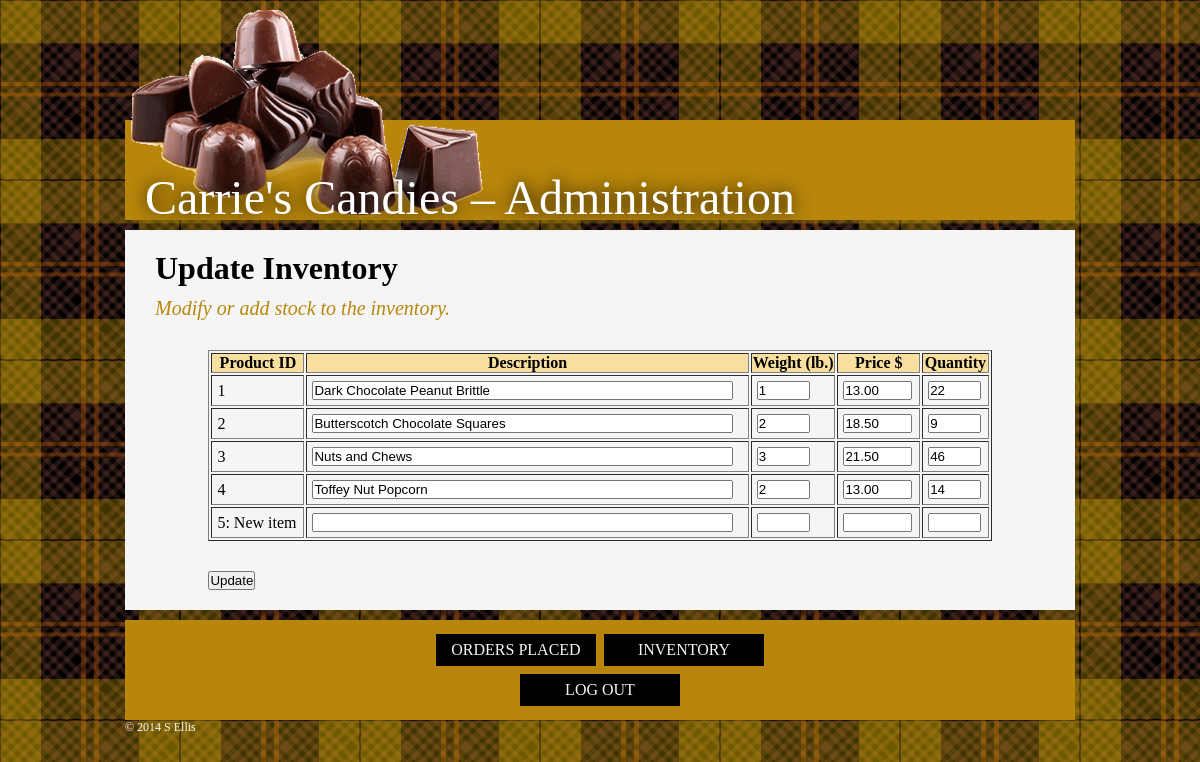
The page /inventory.php (signed in) on the database its author committed.
### tables this page shows
CREATE TABLE `t_stock` (
  `prodID` int(10) unsigned NOT NULL AUTO_INCREMENT,
  `descrip` varchar(150) NOT NULL,
  `price` decimal(6,2) unsigned NOT NULL,
  `avail` tinyint(4) NOT NULL,
  `pieceWgt` int(2) unsigned NOT NULL,
  PRIMARY KEY (`prodID`),
  UNIQUE KEY `prodID` (`prodID`),
  KEY `prodID_2` (`prodID`),
  KEY `avail` (`avail`)
);

### html/inventory.php (the view, shortened to what this page needs)
<?php
require('../mysqli_connect.php');
?>
    <h1>Update Inventory</h1>
        <p class="salut"><em>Modify or add stock to the inventory.</em></p>
 <?php
    $q = 'SELECT * FROM t_stock ORDER BY prodID';
    $r = mysqli_query ($dbc, $q);
    if(mysqli_affected_rows($dbc) == 0) {
        echo '<p class="error">Problems accessing database</p>';
    }elseif(mysqli_num_rows($r)>0) {
        echo '<form id="stock" action = "" method = "post">';
        echo '<table id="stocklist" border="border">
            <tr>
                <th> Product ID </th>
                <th> Description </th>
                <th> Weight (lb.) </th>
                <th> Price $ </th>
                <th> Quantity </th>
            </tr>';
        $i=0;
        while($row = mysqli_fetch_array($r, MYSQLI_NUM)){
            $id=$row[0];
            $descr=$row[1];
            $price=$row[2];
            $avl=$row[3];
            $weight=$row[4];
            ?>
           <tr>
                <td><?php echo $id?><input type="hidden" name="prod" id="prod<?php echo $i?>"
                    value="<?php echo $id?>" /></td>
                <td><label for="desc<?php echo $i?>"><input type="text" name="desc" id="desc<?php echo $i?>"
                    size="50" maxlength="150" value="<?php if (isset($descr)) echo $descr; ?>" /></td>
                <td><label for="wgt<?php echo $i?>"><input type="text" name="wgt" id="wgt<?php echo $i?>"
                    size="4" maxlength="2" value="<?php if (isset($weight)) echo $weight; ?>" /></td>
                <td><label for="price<?php echo $i?>"><input type="text" name="price" id="price<?php echo $i?>"
                    size="6" maxlength="6" value="<?php if (isset($price)) echo $price; ?>" /></td>
                <td><label for="quant<?php echo $i?>"><input type="text" name="quant" id="quant<?php echo $i?>"
                    size ="4" maxlength="4" value="<?php if (isset($avl)) echo $avl; ?>" /> </td>
                </tr>
         <?php
                $i++;
        }
        $i++;
    }
?>
        <tr>
            <td><?php echo $i ?>: New item</td>
            <td><label for="descNew$i"><input type="text" name="descNew" id="descNew"
                size="50" maxlength="150"  /></td>
            <td><label for="wgtNew$i"><input type="text" name="wgtNew" id="wgtNew"
                size="4" maxlength="2"  /></td>
            <td><label for="priceNew$i"><input type="text" name="priceNew" id="priceNew"
                size="6" maxlength="6"  /></td>
            <td><label for="quantNew$i"><input type="text" name="quantNew" id="quantNew"
                size ="4" maxlength="4"  /> </td>
            </tr>
        </table>
            <p id="invent">
            <input type="submit"  value="Update" />
            </p>
              </form>

### html/css/style.css (style rules this page uses)
* { margin:0; padding:0; }
body { background-image: url('../images/repeat_background_gradient_checked.png'); background-size: 15%; font-size: 100%; margin: 0; }
#wrapper { width: 80%; max-width: 950px; margin: 10px auto; }
#header { background-image: url('../images/types-of-chocolates2.png'), url('../images/headingColor.jpg'); background-position: -1% 60%, bottom ; background-repeat: no-repeat, repeat-x; margin: 0; height: 210px; }
#footer { color: #f5f5f5; font-size: .75em; }
.title { font-size: 3em; font-weight: normal; color: #ffffff; text-shadow: black 0 0 .35em; padding-top: 160px; padding-left: 20px; }
.salut { font-size: 1.25em; margin: 10px 0; color: #b8860b; }
#section { margin: 0; }
.content { background-color: #f5f5f5; padding: 20px 30px; margin: 10px 0; }
#nav { background-color: #b8860b; padding: 10px 0; text-align: center; line-height: 2em; }
a.navlink:link { color: #f5f5f5; text-decoration: none; }
a.navlink { display: inline-block; background-color: #000; margin: 4px 2px; width: 10em; text-transform: uppercase; }
#candy, #stock { margin-left: 6%; margin-right: 6%; }
#products, #customers, #stocklist { width: 100%; margin-top: 30px; margin-bottom: 30px; }
#products td, #customers td, #stocklist td { padding: 5px; }
#stocklist th { background-color: #f9df9f; }

### rows shown on the page
t_stock: prodID "1", desc "Dark Chocolate Peanut Brittle", wgt "1", price "13.00", quant "22"
t_stock: prodID "2", desc "Butterscotch Chocolate Squares", wgt "2", price "18.50", quant "9"
t_stock: prodID "3", desc "Nuts and Chews", wgt "3", price "21.50", quant "46"
t_stock: prodID "4", desc "Toffey Nut Popcorn", wgt "2", price "13.00", quant "14"

### other values the page prints
$i "5"
